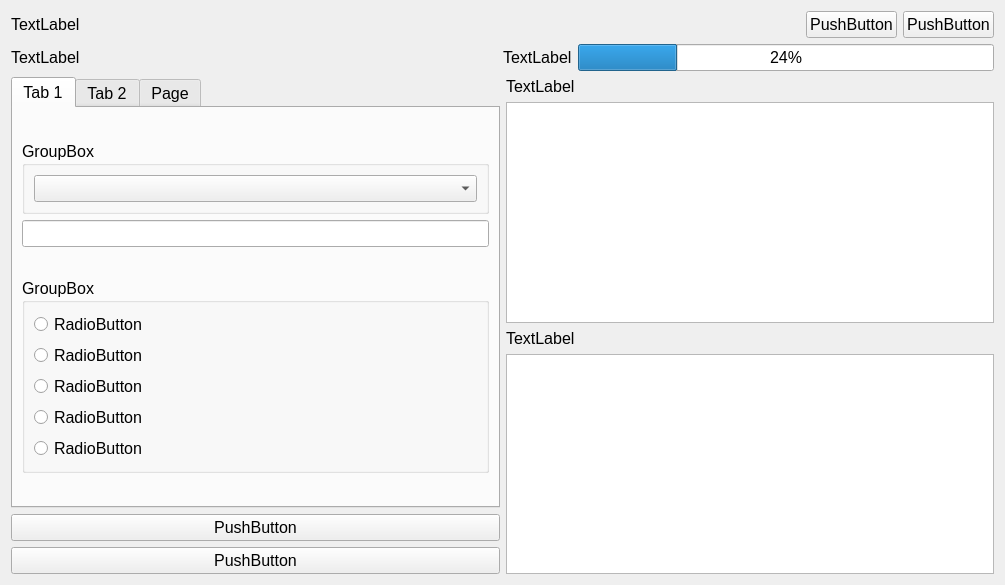
<?xml version="1.0" encoding="UTF-8"?>
<ui version="4.0">
 <class>user_page</class>
 <widget class="QWidget" name="user_page">
  <property name="geometry">
   <rect>
    <x>0</x>
    <y>0</y>
    <width>1005</width>
    <height>585</height>
   </rect>
  </property>
  <property name="font">
   <font>
    <pointsize>12</pointsize>
   </font>
  </property>
  <property name="windowTitle">
   <string>Form</string>
  </property>
  <layout class="QVBoxLayout" name="verticalLayout">
   <item>
    <layout class="QHBoxLayout" name="horizontalLayout">
     <item>
      <widget class="QLabel" name="label">
       <property name="text">
        <string>TextLabel</string>
       </property>
      </widget>
     </item>
     <item>
      <spacer name="horizontalSpacer">
       <property name="orientation">
        <enum>Qt::Horizontal</enum>
       </property>
       <property name="sizeHint" stdset="0">
        <size>
         <width>40</width>
         <height>20</height>
        </size>
       </property>
      </spacer>
     </item>
     <item>
      <widget class="QPushButton" name="pushButton_2">
       <property name="text">
        <string>PushButton</string>
       </property>
      </widget>
     </item>
     <item>
      <widget class="QPushButton" name="pushButton">
       <property name="text">
        <string>PushButton</string>
       </property>
      </widget>
     </item>
    </layout>
   </item>
   <item>
    <layout class="QHBoxLayout" name="horizontalLayout_2">
     <property name="topMargin">
      <number>0</number>
     </property>
     <item>
      <widget class="QLabel" name="label_3">
       <property name="text">
        <string>TextLabel</string>
       </property>
      </widget>
     </item>
     <item>
      <spacer name="horizontalSpacer_2">
       <property name="orientation">
        <enum>Qt::Horizontal</enum>
       </property>
       <property name="sizeHint" stdset="0">
        <size>
         <width>40</width>
         <height>20</height>
        </size>
       </property>
      </spacer>
     </item>
     <item>
      <widget class="QLabel" name="label_2">
       <property name="text">
        <string>TextLabel</string>
       </property>
      </widget>
     </item>
     <item>
      <widget class="QProgressBar" name="progressBar">
       <property name="value">
        <number>24</number>
       </property>
      </widget>
     </item>
    </layout>
   </item>
   <item>
    <spacer name="verticalSpacer">
     <property name="orientation">
      <enum>Qt::Vertical</enum>
     </property>
     <property name="sizeHint" stdset="0">
      <size>
       <width>20</width>
       <height>40</height>
      </size>
     </property>
    </spacer>
   </item>
   <item>
    <layout class="QHBoxLayout" name="horizontalLayout_3">
     <property name="topMargin">
      <number>0</number>
     </property>
     <item>
      <layout class="QVBoxLayout" name="verticalLayout_2">
       <property name="topMargin">
        <number>0</number>
       </property>
       <property name="bottomMargin">
        <number>0</number>
       </property>
       <item>
        <widget class="QTabWidget" name="tabWidget">
         <property name="currentIndex">
          <number>0</number>
         </property>
         <widget class="QWidget" name="tab">
          <attribute name="title">
           <string>Tab 1</string>
          </attribute>
          <layout class="QVBoxLayout" name="verticalLayout_7">
           <item>
            <spacer name="verticalSpacer_19">
             <property name="orientation">
              <enum>Qt::Vertical</enum>
             </property>
             <property name="sizeHint" stdset="0">
              <size>
               <width>20</width>
               <height>40</height>
              </size>
             </property>
            </spacer>
           </item>
           <item>
            <widget class="QGroupBox" name="groupBox">
             <property name="title">
              <string>GroupBox</string>
             </property>
             <layout class="QVBoxLayout" name="verticalLayout_8">
              <item>
               <widget class="QComboBox" name="comboBox"/>
              </item>
             </layout>
            </widget>
           </item>
           <item>
            <widget class="QLineEdit" name="lineEdit_9"/>
           </item>
           <item>
            <spacer name="verticalSpacer_20">
             <property name="orientation">
              <enum>Qt::Vertical</enum>
             </property>
             <property name="sizeHint" stdset="0">
              <size>
               <width>20</width>
               <height>40</height>
              </size>
             </property>
            </spacer>
           </item>
           <item>
            <widget class="QGroupBox" name="groupBox_2">
             <property name="title">
              <string>GroupBox</string>
             </property>
             <layout class="QVBoxLayout" name="verticalLayout_9">
              <item>
               <widget class="QRadioButton" name="radioButton">
                <property name="text">
                 <string>RadioButton</string>
                </property>
               </widget>
              </item>
              <item>
               <widget class="QRadioButton" name="radioButton_2">
                <property name="text">
                 <string>RadioButton</string>
                </property>
               </widget>
              </item>
              <item>
               <widget class="QRadioButton" name="radioButton_3">
                <property name="text">
                 <string>RadioButton</string>
                </property>
               </widget>
              </item>
              <item>
               <widget class="QRadioButton" name="radioButton_4">
                <property name="text">
                 <string>RadioButton</string>
                </property>
               </widget>
              </item>
              <item>
               <widget class="QRadioButton" name="radioButton_5">
                <property name="text">
                 <string>RadioButton</string>
                </property>
               </widget>
              </item>
             </layout>
            </widget>
           </item>
           <item>
            <spacer name="verticalSpacer_21">
             <property name="orientation">
              <enum>Qt::Vertical</enum>
             </property>
             <property name="sizeHint" stdset="0">
              <size>
               <width>20</width>
               <height>40</height>
              </size>
             </property>
            </spacer>
           </item>
          </layout>
         </widget>
         <widget class="QWidget" name="tab_2">
          <attribute name="title">
           <string>Tab 2</string>
          </attribute>
          <layout class="QVBoxLayout" name="verticalLayout_6">
           <item>
            <spacer name="verticalSpacer_11">
             <property name="orientation">
              <enum>Qt::Vertical</enum>
             </property>
             <property name="sizeHint" stdset="0">
              <size>
               <width>20</width>
               <height>40</height>
              </size>
             </property>
            </spacer>
           </item>
           <item>
            <layout class="QHBoxLayout" name="horizontalLayout_10">
             <item>
              <widget class="QLabel" name="label_11">
               <property name="text">
                <string>TextLabel</string>
               </property>
              </widget>
             </item>
             <item>
              <widget class="QLineEdit" name="lineEdit_6"/>
             </item>
            </layout>
           </item>
           <item>
            <spacer name="verticalSpacer_12">
             <property name="orientation">
              <enum>Qt::Vertical</enum>
             </property>
             <property name="sizeHint" stdset="0">
              <size>
               <width>20</width>
               <height>40</height>
              </size>
             </property>
            </spacer>
           </item>
           <item>
            <layout class="QHBoxLayout" name="horizontalLayout_11">
             <item>
              <widget class="QLabel" name="label_12">
               <property name="text">
                <string>TextLabel</string>
               </property>
              </widget>
             </item>
             <item>
              <widget class="QLineEdit" name="lineEdit_7"/>
             </item>
            </layout>
           </item>
           <item>
            <spacer name="verticalSpacer_13">
             <property name="orientation">
              <enum>Qt::Vertical</enum>
             </property>
             <property name="sizeHint" stdset="0">
              <size>
               <width>20</width>
               <height>40</height>
              </size>
             </property>
            </spacer>
           </item>
           <item>
            <layout class="QHBoxLayout" name="horizontalLayout_12">
             <item>
              <widget class="QLabel" name="label_13">
               <property name="text">
                <string>TextLabel</string>
               </property>
              </widget>
             </item>
             <item>
              <widget class="QLineEdit" name="lineEdit_8"/>
             </item>
            </layout>
           </item>
           <item>
            <spacer name="verticalSpacer_14">
             <property name="orientation">
              <enum>Qt::Vertical</enum>
             </property>
             <property name="sizeHint" stdset="0">
              <size>
               <width>20</width>
               <height>40</height>
              </size>
             </property>
            </spacer>
           </item>
           <item>
            <layout class="QHBoxLayout" name="horizontalLayout_13">
             <item>
              <widget class="QLabel" name="label_14">
               <property name="text">
                <string>TextLabel</string>
               </property>
              </widget>
             </item>
             <item>
              <widget class="QDateEdit" name="dateEdit"/>
             </item>
            </layout>
           </item>
           <item>
            <spacer name="verticalSpacer_15">
             <property name="orientation">
              <enum>Qt::Vertical</enum>
             </property>
             <property name="sizeHint" stdset="0">
              <size>
               <width>20</width>
               <height>40</height>
              </size>
             </property>
            </spacer>
           </item>
           <item>
            <layout class="QHBoxLayout" name="horizontalLayout_14">
             <item>
              <widget class="QLabel" name="label_15">
               <property name="text">
                <string>TextLabel</string>
               </property>
              </widget>
             </item>
             <item>
              <widget class="QLineEdit" name="lineEdit_10"/>
             </item>
            </layout>
           </item>
           <item>
            <spacer name="verticalSpacer_18">
             <property name="orientation">
              <enum>Qt::Vertical</enum>
             </property>
             <property name="sizeHint" stdset="0">
              <size>
               <width>20</width>
               <height>40</height>
              </size>
             </property>
            </spacer>
           </item>
           <item>
            <spacer name="verticalSpacer_17">
             <property name="orientation">
              <enum>Qt::Vertical</enum>
             </property>
             <property name="sizeHint" stdset="0">
              <size>
               <width>20</width>
               <height>40</height>
              </size>
             </property>
            </spacer>
           </item>
           <item>
            <widget class="QPushButton" name="pushButton_6">
             <property name="text">
              <string>PushButton</string>
             </property>
            </widget>
           </item>
           <item>
            <spacer name="verticalSpacer_16">
             <property name="orientation">
              <enum>Qt::Vertical</enum>
             </property>
             <property name="sizeHint" stdset="0">
              <size>
               <width>20</width>
               <height>40</height>
              </size>
             </property>
            </spacer>
           </item>
          </layout>
         </widget>
         <widget class="QWidget" name="tab_3">
          <attribute name="title">
           <string>Page</string>
          </attribute>
          <layout class="QVBoxLayout" name="verticalLayout_4">
           <item>
            <spacer name="verticalSpacer_3">
             <property name="orientation">
              <enum>Qt::Vertical</enum>
             </property>
             <property name="sizeHint" stdset="0">
              <size>
               <width>20</width>
               <height>40</height>
              </size>
             </property>
            </spacer>
           </item>
           <item>
            <layout class="QHBoxLayout" name="horizontalLayout_4">
             <item>
              <widget class="QLabel" name="label_6">
               <property name="text">
                <string>TextLabel</string>
               </property>
              </widget>
             </item>
             <item>
              <widget class="QLineEdit" name="lineEdit"/>
             </item>
            </layout>
           </item>
           <item>
            <spacer name="verticalSpacer_2">
             <property name="orientation">
              <enum>Qt::Vertical</enum>
             </property>
             <property name="sizeHint" stdset="0">
              <size>
               <width>20</width>
               <height>40</height>
              </size>
             </property>
            </spacer>
           </item>
           <item>
            <layout class="QHBoxLayout" name="horizontalLayout_7">
             <item>
              <widget class="QLabel" name="label_8">
               <property name="text">
                <string>TextLabel</string>
               </property>
              </widget>
             </item>
             <item>
              <widget class="QLineEdit" name="lineEdit_3"/>
             </item>
            </layout>
           </item>
           <item>
            <spacer name="verticalSpacer_6">
             <property name="orientation">
              <enum>Qt::Vertical</enum>
             </property>
             <property name="sizeHint" stdset="0">
              <size>
               <width>20</width>
               <height>40</height>
              </size>
             </property>
            </spacer>
           </item>
           <item>
            <layout class="QHBoxLayout" name="horizontalLayout_8">
             <item>
              <widget class="QLabel" name="label_9">
               <property name="text">
                <string>TextLabel</string>
               </property>
              </widget>
             </item>
             <item>
              <widget class="QLineEdit" name="lineEdit_4"/>
             </item>
            </layout>
           </item>
           <item>
            <spacer name="verticalSpacer_7">
             <property name="orientation">
              <enum>Qt::Vertical</enum>
             </property>
             <property name="sizeHint" stdset="0">
              <size>
               <width>20</width>
               <height>40</height>
              </size>
             </property>
            </spacer>
           </item>
           <item>
            <layout class="QHBoxLayout" name="horizontalLayout_9">
             <item>
              <widget class="QLabel" name="label_10">
               <property name="text">
                <string>TextLabel</string>
               </property>
              </widget>
             </item>
             <item>
              <widget class="QLineEdit" name="lineEdit_5"/>
             </item>
            </layout>
           </item>
           <item>
            <spacer name="verticalSpacer_8">
             <property name="orientation">
              <enum>Qt::Vertical</enum>
             </property>
             <property name="sizeHint" stdset="0">
              <size>
               <width>20</width>
               <height>40</height>
              </size>
             </property>
            </spacer>
           </item>
           <item>
            <spacer name="verticalSpacer_10">
             <property name="orientation">
              <enum>Qt::Vertical</enum>
             </property>
             <property name="sizeHint" stdset="0">
              <size>
               <width>20</width>
               <height>40</height>
              </size>
             </property>
            </spacer>
           </item>
           <item>
            <widget class="QPushButton" name="pushButton_5">
             <property name="text">
              <string>PushButton</string>
             </property>
            </widget>
           </item>
           <item>
            <spacer name="verticalSpacer_9">
             <property name="orientation">
              <enum>Qt::Vertical</enum>
             </property>
             <property name="sizeHint" stdset="0">
              <size>
               <width>20</width>
               <height>40</height>
              </size>
             </property>
            </spacer>
           </item>
          </layout>
         </widget>
        </widget>
       </item>
       <item>
        <widget class="QPushButton" name="pushButton_3">
         <property name="text">
          <string>PushButton</string>
         </property>
        </widget>
       </item>
       <item>
        <widget class="QPushButton" name="pushButton_4">
         <property name="text">
          <string>PushButton</string>
         </property>
        </widget>
       </item>
      </layout>
     </item>
     <item>
      <layout class="QVBoxLayout" name="verticalLayout_3">
       <property name="leftMargin">
        <number>0</number>
       </property>
       <item>
        <widget class="QLabel" name="label_4">
         <property name="text">
          <string>TextLabel</string>
         </property>
        </widget>
       </item>
       <item>
        <widget class="QTableWidget" name="tableWidget"/>
       </item>
       <item>
        <widget class="QLabel" name="label_5">
         <property name="text">
          <string>TextLabel</string>
         </property>
        </widget>
       </item>
       <item>
        <widget class="QTableWidget" name="tableWidget_2"/>
       </item>
      </layout>
     </item>
    </layout>
   </item>
  </layout>
 </widget>
 <resources/>
 <connections/>
</ui>
